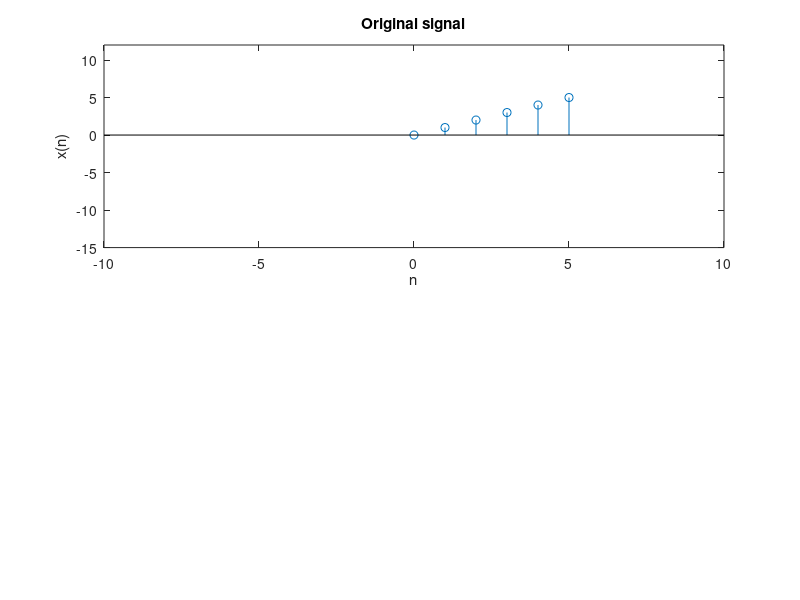

Write MATLAB code to recreate this figure. (Note: this script raises an error after producing the figure.)
%Program P2_12
clf;
A=input('Multiply the amplitude of the signal by: ');
n=0:5
x=n
subplot(2,1,1);
stem(n,x);
axis([-10 10 -15 12]);
xlabel('n');ylabel('x(n)');
title('Original signal');
[y,n] = sigamp(x,A,n);
subplot(2,1,2);
stem(n,y);
axis([-10 10 -15 12]);
xlabel('n');ylabel('y(n)');
title('Amplitude Scaling');